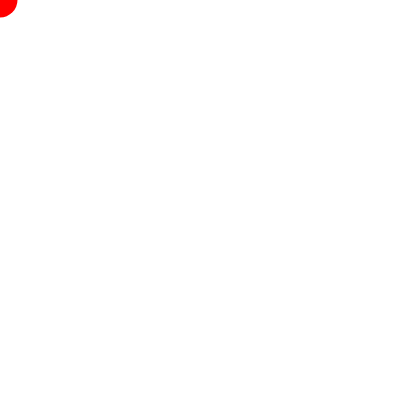
Frame 1 (no input)
Frame 60 (no input): identical to frame 1, image omitted
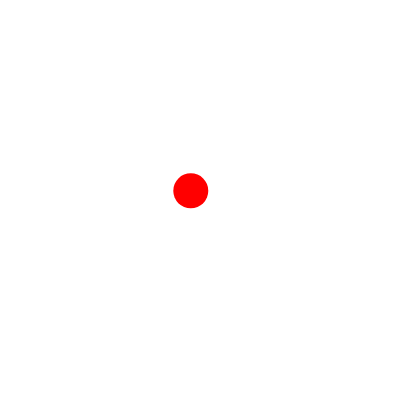
Frame 120 (the mouse pressed at the canvas centre since frame 60)

The p5.js sketch that drew these frames (run headless with seeded random() and noise() and a simulated clock; from frame 60 on, the mouse is pressed at the canvas centre):

// p5.js sketch
// ── sketch.js
var x=0;
var y=0;
var circleX =0;
var circleY=0;

var easing = 0.05;

function setup() {
  createCanvas(400, 400);
}


function draw() {
  background(255);
  
  var circleX = mouseX; 
  var dx = circleX - x;
  x += dx * easing;
  
  var circleY = mouseY;
  var dy = circleY -y;
  y += dy * easing;


  noStroke();
  fill(255,0,0);
  ellipse(x,y, 35,35);
    
  
}
